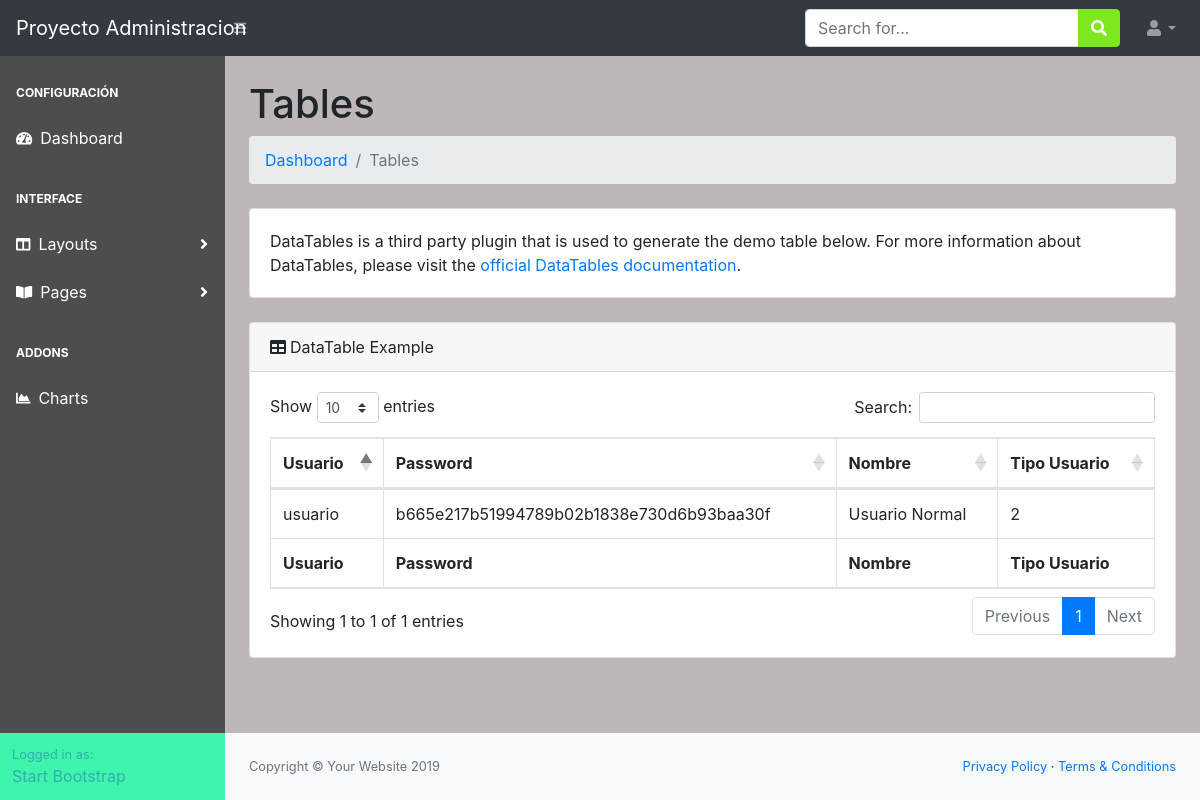
Screenshot of /tablas.php (signed in) with the database file from the repository.
### tables this page shows
CREATE TABLE IF NOT EXISTS `usuarios` (
  `id` int NOT NULL AUTO_INCREMENT,
  `usuario` varchar(40) NOT NULL,
  `password` varchar(50) NOT NULL,
  `nombre` varchar(80) NOT NULL,
  `tipo_usuario` int NOT NULL,
  PRIMARY KEY (`id`)
);

### tablas.php (the view, shortened to what this page needs)
<?php
  require 'conexion.php';
  $id = $_SESSION['id'];
  $tipo_usuario = $_SESSION['tipo_usuario'];
  if ($tipo_usuario == 1) {
    $where = "";
  }else if($tipo_usuario == 2){
    $where = "WHERE id=$id";
  }
  $sql = "SELECT * FROM usuarios $where";
  $resultado = $mysqli->query($sql);
?>
<!DOCTYPE html>
<html lang="en">
<head>
  <link href="css/styles.css" rel="stylesheet" />
  <link href="https://cdn.datatables.net/1.10.20/css/dataTables.bootstrap4.min.css" rel="stylesheet"
 />
</head>
<body class="sb-nav-fixed">
  <nav class="sb-topnav navbar navbar-expand navbar-dark bg-dark">
    <a class="navbar-brand" href="dashboard.php">Proyecto Administracion</a><button class="btn btn-link btn-sm order-1 order-lg-0"
      id="sidebarToggle" href="#"><i class="fas fa-bars"></i></button>
    <form class="d-none d-md-inline-block form-inline ml-auto mr-0 mr-md-3 my-2 my-md-0">
      <div class="input-group">
        <input class="form-control" type="text" placeholder="Search for..." aria-label="Search"
          aria-describedby="basic-addon2" />
        <div class="input-group-append">
          <button class="btn btn-primary" type="button"><i class="fas fa-search"></i></button>
        </div>
      </div>
    </form>
    <ul class="navbar-nav ml-auto ml-md-0">
      <li class="nav-item dropdown">
        <a class="nav-link dropdown-toggle" id="userDropdown" href="#" role="button" data-toggle="dropdown"
          aria-haspopup="true" aria-expanded="false"><i class="fas fa-user fa-fw"></i></a>
      </li>
    </ul>
  </nav>
  <div id="layoutSidenav">
    <div id="layoutSidenav_nav">
      <nav class="sb-sidenav accordion sb-sidenav-dark" id="sidenavAccordion">
        <div class="sb-sidenav-menu">
          <div class="nav">
            <div class="sb-sidenav-menu-heading">Configuración</div>
            <a class="nav-link" href="dashboard.php">
              <div class="sb-nav-link-icon"><i class="fas fa-tachometer-alt"></i></div>
              Dashboard
            </a>
            <div class="sb-sidenav-menu-heading">Interface</div>
            <a class="nav-link collapsed" href="#" data-toggle="collapse" data-target="#collapseLayouts"
              aria-expanded="false" aria-controls="collapseLayouts">
              <div class="sb-nav-link-icon"><i class="fas fa-columns"></i></div>
              Layouts
              <div class="sb-sidenav-collapse-arrow"><i class="fas fa-angle-down"></i></div>
            </a>
            <a class="nav-link collapsed" href="#" data-toggle="collapse" data-target="#collapsePages"
              aria-expanded="false" aria-controls="collapsePages">
              <div class="sb-nav-link-icon"><i class="fas fa-book-open"></i></div>
              Pages
              <div class="sb-sidenav-collapse-arrow"><i class="fas fa-angle-down"></i></div>
            </a>
            <div class="sb-sidenav-menu-heading">Addons</div>
            <a class="nav-link" href="#">
              <div class="sb-nav-link-icon"><i class="fas fa-chart-area"></i></div>
              Charts
            </a>
          </div>
        </div>
        <div class="sb-sidenav-footer">
          <div class="small">Logged in as:</div>
          Start Bootstrap
        </div>
      </nav>
    </div>
    <div id="layoutSidenav_content">
      <main>
        <div class="container-fluid">
          <h1 class="mt-4">Tables</h1>
          <ol class="breadcrumb mb-4">
            <li class="breadcrumb-item"><a href="dashboard.php">Dashboard</a></li>
            <li class="breadcrumb-item active">Tables</li>
          </ol>
          <div class="card mb-4">
            <div class="card-body">DataTables is a third party plugin that is used to generate the demo table below. For
              more information about DataTables, please visit the <a target="_blank"
                href="https://datatables.net/">official DataTables documentation</a>.</div>
          </div>
          <div class="card mb-4">
            <div class="card-header"><i class="fas fa-table mr-1"></i>DataTable Example</div>
            <div class="card-body">
              <div class="table-responsive">
                <table class="table table-bordered" id="dataTable" width="100%" cellspacing="0">
                  <thead>
                    <tr>
                      <th>Usuario</th>
                      <th>Password</th>
                      <th>Nombre</th>
                      <th>Tipo Usuario</th>
                    </tr>
                  </thead>
                  <tfoot>
                    <tr>
                      <th>Usuario</th>
                      <th>Password</th>
                      <th>Nombre</th>
                      <th>Tipo Usuario</th>
                    </tr>
                  </tfoot>
                  <tbody>
                    <?php while($row = $resultado->fetch_assoc()) { ?>
                    <tr>
                      <td><?php echo $row['usuario']; ?></td>
                      <td><?php echo $row['password']; ?></td>
                      <td><?php echo $row['nombre']; ?></td>
                      <td><?php echo $row['tipo_usuario']; ?></td>
                    </tr>
                    <?php } ?>
                  </tbody>
                </table>
              </div>
            </div>
          </div>
        </div>
      </main>
      <footer class="py-4 bg-light mt-auto">
        <div class="container-fluid">
          <div class="d-flex align-items-center justify-content-between small">
            <div class="text-muted">Copyright &copy; Your Website 2019</div>
            <div>
              <a href="#">Privacy Policy</a>
              &middot;
              <a href="#">Terms &amp; Conditions</a>
            </div>
          </div>
        </div>
      </footer>
    </div>
  </div>
</body>
</html>

### rows the page displays
usuarios: usuario "usuario", password "b665e217b51994789b02b1838e730d6b93baa30f", nombre "Usuario Normal", tipo_usuario "2"
